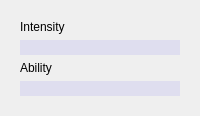
         <widget class="QWidget" name="pageTwo">
          <layout class="QGridLayout" name="gridLayout_60">
           <item row="0" column="0">
            <widget class="QFrame" name="frame_2">
             <layout class="QGridLayout" name="gridLayout_59">
              <property name="leftMargin">
               <number>9</number>
              </property>
              <property name="topMargin">
               <number>9</number>
              </property>
              <property name="rightMargin">
               <number>9</number>
              </property>
              <property name="bottomMargin">
               <number>9</number>
              </property>
              <item row="0" column="0">
               <widget class="QLabel" name="label_6">
                <property name="text">
                 <string>Intensity</string>
                </property>
               </widget>
              </item>
              <item row="1" column="0">
               <widget class="QSlider" name="horizontalSlider">
                <property name="styleSheet">
                 <string notr="true">
    /* ///////////////////////////////////////////////////////////////
    QSlider Colors
    /////////////////////////////////////////////////////////////// */
    
    QSlider::handle:horizontal {background:rgb(132,127,239);}
    QSlider::handle:horizontal:hover {background:rgb(162,157,255);}
    QSlider::handle:horizontal:pressed {background:rgb(112,107,219);}
    QSlider::groove:horizontal:hover {background:rgba(132,127,239,0.35);}
    QSlider::groove:horizontal {background:rgba(132,127,239,0.15);}

    </string>
                </property>
                <property name="orientation">
                 <enum>Qt::Horizontal</enum>
                </property>
               </widget>
              </item>
              <item row="3" column="0">
               <widget class="QSlider" name="horizontalSlider_2">
                <property name="styleSheet">
                 <string notr="true">
    /* ///////////////////////////////////////////////////////////////
    QSlider Colors
    /////////////////////////////////////////////////////////////// */
    
    QSlider::handle:horizontal {background:rgb(132,127,239);}
    QSlider::handle:horizontal:hover {background:rgb(162,157,255);}
    QSlider::handle:horizontal:pressed {background:rgb(112,107,219);}
    QSlider::groove:horizontal:hover {background:rgba(132,127,239,0.35);}
    QSlider::groove:horizontal {background:rgba(132,127,239,0.15);}

    </string>
                </property>
                <property name="orientation">
                 <enum>Qt::Horizontal</enum>
                </property>
               </widget>
              </item>
              <item row="2" column="0">
               <widget class="QLabel" name="label_7">
                <property name="text">
                 <string>Ability</string>
                </property>
               </widget>
              </item>
             </layout>
            </widget>
           </item>
          </layout>
         </widget>
